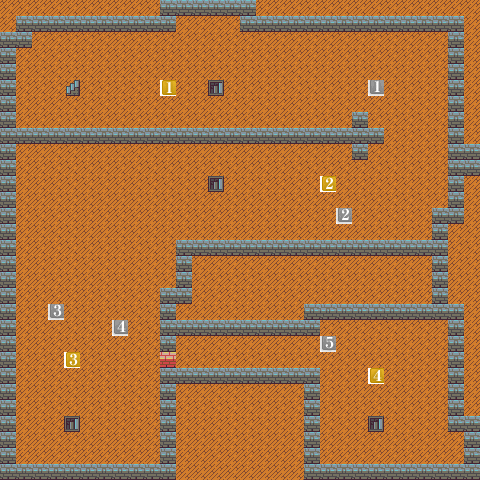

Rendered tile map (Tiled .tmx) drawn with the repository's tilesets; below, a short description and the full map source, tile grids included:
An orthogonal 30x30 tile map with 16x16 px tiles, 2 tile layers (ground, object).

<map version="1.0" tiledversion="1.0.3" orientation="orthogonal" renderorder="right-down" width="30" height="30" tilewidth="16" tileheight="16" nextobjectid="1">
 <tileset firstgid="1" source="create_tileset.tsx" />
 <layer name="ground" width="30" height="30">
  <data encoding="csv">
1,1,1,1,1,1,1,1,1,1,1,1,1,1,1,1,1,1,1,1,1,1,1,1,1,1,1,1,1,1,
1,1,1,1,1,1,1,1,1,1,1,1,1,1,1,1,1,1,1,1,1,1,1,1,1,1,1,1,1,1,
1,1,1,1,1,1,1,1,1,1,1,1,1,1,1,1,1,1,1,1,1,1,1,1,1,1,1,1,1,1,
1,1,1,1,1,1,1,1,1,1,1,1,1,1,1,1,1,1,1,1,1,1,1,1,1,1,1,1,1,1,
1,1,1,1,1,1,1,1,1,1,1,1,1,1,1,1,1,1,1,1,1,1,1,1,1,1,1,1,1,1,
1,1,1,1,1,1,1,1,1,1,1,1,1,1,1,1,1,1,1,1,1,1,1,1,1,1,1,1,1,1,
1,1,1,1,1,1,1,1,1,1,1,1,1,1,1,1,1,1,1,1,1,1,1,1,1,1,1,1,1,1,
1,1,1,1,1,1,1,1,1,1,1,1,1,1,1,1,1,1,1,1,1,1,1,1,1,1,1,1,1,1,
1,1,1,1,1,1,1,1,1,1,1,1,1,1,1,1,1,1,1,1,1,1,1,1,1,1,1,1,1,1,
1,1,1,1,1,1,1,1,1,1,1,1,1,1,1,1,1,1,1,1,1,1,1,1,1,1,1,1,1,1,
1,1,1,1,1,1,1,1,1,1,1,1,1,1,1,1,1,1,1,1,1,1,1,1,1,1,1,1,1,1,
1,1,1,1,1,1,1,1,1,1,1,1,1,1,1,1,1,1,1,1,1,1,1,1,1,1,1,1,1,1,
1,1,1,1,1,1,1,1,1,1,1,1,1,1,1,1,1,1,1,1,1,1,1,1,1,1,1,1,1,1,
1,1,1,1,1,1,1,1,1,1,1,1,1,1,1,1,1,1,1,1,1,1,1,1,1,1,1,1,1,1,
1,1,1,1,1,1,1,1,1,1,1,1,1,1,1,1,1,1,1,1,1,1,1,1,1,1,1,1,1,1,
1,1,1,1,1,1,1,1,1,1,1,1,1,1,1,1,1,1,1,1,1,1,1,1,1,1,1,1,1,1,
1,1,1,1,1,1,1,1,1,1,1,1,1,1,1,1,1,1,1,1,1,1,1,1,1,1,1,1,1,1,
1,1,1,1,1,1,1,1,1,1,1,1,1,1,1,1,1,1,1,1,1,1,1,1,1,1,1,1,1,1,
1,1,1,1,1,1,1,1,1,1,1,1,1,1,1,1,1,1,1,1,1,1,1,1,1,1,1,1,1,1,
1,1,1,1,1,1,1,1,1,1,1,1,1,1,1,1,1,1,1,1,1,1,1,1,1,1,1,1,1,1,
1,1,1,1,1,1,1,1,1,1,1,1,1,1,1,1,1,1,1,1,1,1,1,1,1,1,1,1,1,1,
1,1,1,1,1,1,1,1,1,1,1,1,1,1,1,1,1,1,1,1,1,1,1,1,1,1,1,1,1,1,
1,1,1,1,1,1,1,1,1,1,1,1,1,1,1,1,1,1,1,1,1,1,1,1,1,1,1,1,1,1,
1,1,1,1,1,1,1,1,1,1,1,1,1,1,1,1,1,1,1,1,1,1,1,1,1,1,1,1,1,1,
1,1,1,1,1,1,1,1,1,1,1,1,1,1,1,1,1,1,1,1,1,1,1,1,1,1,1,1,1,1,
1,1,1,1,1,1,1,1,1,1,1,1,1,1,1,1,1,1,1,1,1,1,1,1,1,1,1,1,1,1,
1,1,1,1,1,1,1,1,1,1,1,1,1,1,1,1,1,1,1,1,1,1,1,1,1,1,1,1,1,1,
1,1,1,1,1,1,1,1,1,1,1,1,1,1,1,1,1,1,1,1,1,1,1,1,1,1,1,1,1,1,
1,1,1,1,1,1,1,1,1,1,1,1,1,1,1,1,1,1,1,1,1,1,1,1,1,1,1,1,1,1,
1,1,1,1,1,1,1,1,1,1,1,1,1,1,1,1,1,1,1,1,1,1,1,1,1,1,1,1,1,1
</data>
 </layer>
 <layer name="object" width="30" height="30">
  <data encoding="csv">
0,0,0,0,0,0,0,0,0,0,11,11,11,11,11,11,0,0,0,0,0,0,0,0,0,0,0,0,0,0,
0,11,11,11,11,11,11,11,11,11,11,0,0,0,0,11,11,11,11,11,11,11,11,11,11,11,11,11,11,0,
11,11,0,0,0,0,0,0,0,0,0,0,0,0,0,0,0,0,0,0,0,0,0,0,0,0,0,0,11,0,
11,0,0,0,0,0,0,0,0,0,0,0,0,0,0,0,0,0,0,0,0,0,0,0,0,0,0,0,11,0,
11,0,0,0,0,0,0,0,0,0,0,0,0,0,0,0,0,0,0,0,0,0,0,0,0,0,0,0,11,0,
11,0,0,0,21,0,0,0,0,0,31,0,0,22,0,0,0,0,0,0,0,0,0,41,0,0,0,0,11,0,
11,0,0,0,0,0,0,0,0,0,0,0,0,0,0,0,0,0,0,0,0,0,0,0,0,0,0,0,11,0,
11,0,0,0,0,0,0,0,0,0,0,0,0,0,0,0,0,0,0,0,0,0,11,0,0,0,0,0,11,0,
11,11,11,11,11,11,11,11,11,11,11,11,11,11,11,11,11,11,11,11,11,11,11,11,0,0,0,0,11,0,
11,0,0,0,0,0,0,0,0,0,0,0,0,0,0,0,0,0,0,0,0,0,11,0,0,0,0,0,11,11,
11,0,0,0,0,0,0,0,0,0,0,0,0,0,0,0,0,0,0,0,0,0,0,0,0,0,0,0,11,11,
11,0,0,0,0,0,0,0,0,0,0,0,0,22,0,0,0,0,0,0,32,0,0,0,0,0,0,0,11,0,
11,0,0,0,0,0,0,0,0,0,0,0,0,0,0,0,0,0,0,0,0,0,0,0,0,0,0,0,11,0,
11,0,0,0,0,0,0,0,0,0,0,0,0,0,0,0,0,0,0,0,0,42,0,0,0,0,0,11,11,0,
11,0,0,0,0,0,0,0,0,0,0,0,0,0,0,0,0,0,0,0,0,0,0,0,0,0,0,11,0,0,
11,0,0,0,0,0,0,0,0,0,0,11,11,11,11,11,11,11,11,11,11,11,11,11,11,11,11,11,0,0,
11,0,0,0,0,0,0,0,0,0,0,11,0,0,0,0,0,0,0,0,0,0,0,0,0,0,0,11,0,0,
11,0,0,0,0,0,0,0,0,0,0,11,0,0,0,0,0,0,0,0,0,0,0,0,0,0,0,11,0,0,
11,0,0,0,0,0,0,0,0,0,11,11,0,0,0,0,0,0,0,0,0,0,0,0,0,0,0,11,0,0,
11,0,0,43,0,0,0,0,0,0,11,0,0,0,0,0,0,0,0,11,11,11,11,11,11,11,11,11,11,0,
11,0,0,0,0,0,0,44,0,0,11,11,11,11,11,11,11,11,11,11,0,0,0,0,0,0,0,0,11,0,
11,0,0,0,0,0,0,0,0,0,11,0,0,0,0,0,0,0,0,0,45,0,0,0,0,0,0,0,11,0,
11,0,0,0,33,0,0,0,0,0,12,0,0,0,0,0,0,0,0,0,0,0,0,0,0,0,0,0,11,0,
11,0,0,0,0,0,0,0,0,0,11,11,11,11,11,11,11,11,11,11,0,0,0,34,0,0,0,0,11,0,
11,0,0,0,0,0,0,0,0,0,11,0,0,0,0,0,0,0,0,11,0,0,0,0,0,0,0,0,11,0,
11,0,0,0,0,0,0,0,0,0,11,0,0,0,0,0,0,0,0,11,0,0,0,0,0,0,0,0,11,0,
11,0,0,0,22,0,0,0,0,0,11,0,0,0,0,0,0,0,0,11,0,0,0,22,0,0,0,0,11,11,
11,0,0,0,0,0,0,0,0,0,11,0,0,0,0,0,0,0,0,11,0,0,0,0,0,0,0,0,0,11,
11,0,0,0,0,0,0,0,0,0,11,0,0,0,0,0,0,0,0,11,0,0,0,0,0,0,0,0,0,11,
11,11,11,11,11,11,11,11,11,11,11,0,0,0,0,0,0,0,0,11,11,11,11,11,11,11,11,11,11,11
</data>
 </layer>
</map>